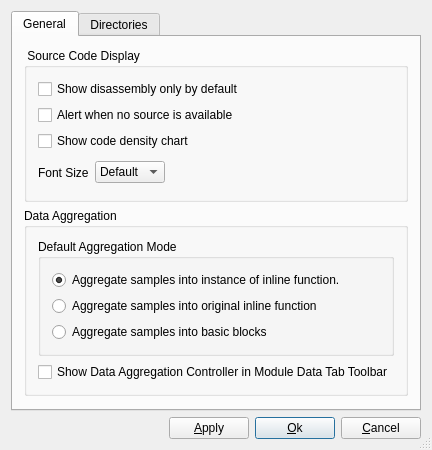
<?xml version="1.0" encoding="UTF-8"?>
<ui version="4.0">
 <class>IATuneOptionsDlg</class>
 <widget class="QDialog" name="IATuneOptionsDlg">
  <property name="geometry">
   <rect>
    <x>0</x>
    <y>0</y>
    <width>415</width>
    <height>429</height>
   </rect>
  </property>
  <property name="font">
   <font>
    <family>Arial</family>
   </font>
  </property>
  <property name="windowTitle">
   <string>CodeAnalyst Options</string>
  </property>
  <property name="sizeGripEnabled">
   <bool>true</bool>
  </property>
  <layout class="QGridLayout">
   <item row="1" column="0">
    <layout class="QHBoxLayout">
     <property name="spacing">
      <number>6</number>
     </property>
     <property name="margin">
      <number>0</number>
     </property>
     <item>
      <spacer name="Horizontal Spacing2">
       <property name="orientation">
        <enum>Qt::Horizontal</enum>
       </property>
       <property name="sizeType">
        <enum>QSizePolicy::Expanding</enum>
       </property>
       <property name="sizeHint" stdset="0">
        <size>
         <width>20</width>
         <height>20</height>
        </size>
       </property>
      </spacer>
     </item>
     <item>
      <widget class="QPushButton" name="buttonApply">
       <property name="text">
        <string>&amp;Apply</string>
       </property>
       <property name="autoDefault">
        <bool>true</bool>
       </property>
      </widget>
     </item>
     <item>
      <widget class="QPushButton" name="buttonOk">
       <property name="text">
        <string>&amp;Ok</string>
       </property>
       <property name="autoDefault">
        <bool>true</bool>
       </property>
       <property name="default">
        <bool>true</bool>
       </property>
      </widget>
     </item>
     <item>
      <widget class="QPushButton" name="buttonCancel">
       <property name="text">
        <string>&amp;Cancel</string>
       </property>
       <property name="autoDefault">
        <bool>true</bool>
       </property>
      </widget>
     </item>
    </layout>
   </item>
   <item row="0" column="0">
    <widget class="QTabWidget" name="tabWidget">
     <property name="font">
      <font>
       <family>Arial</family>
      </font>
     </property>
     <property name="tabShape">
      <enum>QTabWidget::Rounded</enum>
     </property>
     <widget class="QWidget" name="tab">
      <attribute name="title">
       <string>General</string>
      </attribute>
      <layout class="QGridLayout" name="gridLayout_2">
       <item row="0" column="0">
        <widget class="Q3GroupBox" name="GroupBox1_2">
         <property name="title">
          <string> Source Code Display </string>
         </property>
         <layout class="QGridLayout" name="gridLayout">
          <item row="0" column="0">
           <widget class="QCheckBox" name="m_bypass_src_code">
            <property name="text">
             <string>Show disassembly only by default</string>
            </property>
           </widget>
          </item>
          <item row="1" column="0">
           <widget class="QCheckBox" name="m_alert_no_src_avail">
            <property name="text">
             <string>Alert when no source is available</string>
            </property>
           </widget>
          </item>
          <item row="2" column="0">
           <widget class="QCheckBox" name="m_show_code_density">
            <property name="text">
             <string>Show code density chart</string>
            </property>
           </widget>
          </item>
          <item row="3" column="0">
           <layout class="QHBoxLayout" name="horizontalLayout">
            <item>
             <widget class="QLabel" name="textLabel1">
              <property name="text">
               <string>Font Size</string>
              </property>
              <property name="wordWrap">
               <bool>false</bool>
              </property>
             </widget>
            </item>
            <item>
             <widget class="QComboBox" name="m_font_size">
              <property name="currentIndex">
               <number>1</number>
              </property>
              <item>
               <property name="text">
                <string>Small</string>
               </property>
              </item>
              <item>
               <property name="text">
                <string>Default</string>
               </property>
              </item>
              <item>
               <property name="text">
                <string>Large</string>
               </property>
              </item>
             </widget>
            </item>
            <item>
             <spacer name="spacer2">
              <property name="orientation">
               <enum>Qt::Horizontal</enum>
              </property>
              <property name="sizeType">
               <enum>QSizePolicy::Expanding</enum>
              </property>
              <property name="sizeHint" stdset="0">
               <size>
                <width>191</width>
                <height>31</height>
               </size>
              </property>
             </spacer>
            </item>
           </layout>
          </item>
         </layout>
        </widget>
       </item>
       <item row="1" column="0">
        <widget class="Q3GroupBox" name="GroupBox1_2_2">
         <property name="title">
          <string>Data Aggregation</string>
         </property>
         <layout class="QGridLayout">
          <item row="0" column="0">
           <widget class="Q3ButtonGroup" name="buttonGroup1">
            <property name="title">
             <string>Default Aggregation Mode</string>
            </property>
            <layout class="QVBoxLayout">
             <item>
              <widget class="QRadioButton" name="m_pInlineInstance">
               <property name="text">
                <string>Aggregate samples into instance of inline function.</string>
               </property>
               <property name="checked">
                <bool>true</bool>
               </property>
              </widget>
             </item>
             <item>
              <widget class="QRadioButton" name="m_pInlineFunc">
               <property name="text">
                <string>Aggregate samples into original inline function</string>
               </property>
              </widget>
             </item>
             <item>
              <widget class="QRadioButton" name="m_pBasicBlock">
               <property name="text">
                <string>Aggregate samples into basic blocks</string>
               </property>
              </widget>
             </item>
            </layout>
           </widget>
          </item>
          <item row="1" column="0">
           <widget class="QCheckBox" name="m_pAggCtrlBox">
            <property name="text">
             <string>Show Data Aggregation Controller in Module Data Tab Toolbar</string>
            </property>
           </widget>
          </item>
         </layout>
        </widget>
       </item>
       <item row="2" column="0">
        <spacer name="spacer6">
         <property name="orientation">
          <enum>Qt::Vertical</enum>
         </property>
         <property name="sizeType">
          <enum>QSizePolicy::Expanding</enum>
         </property>
         <property name="sizeHint" stdset="0">
          <size>
           <width>31</width>
           <height>60</height>
          </size>
         </property>
        </spacer>
       </item>
      </layout>
     </widget>
     <widget class="QWidget" name="tab">
      <attribute name="title">
       <string>Directories</string>
      </attribute>
      <layout class="QGridLayout">
       <item row="0" column="0">
        <widget class="Q3GroupBox" name="GroupBox4">
         <property name="title">
          <string> Projects </string>
         </property>
         <layout class="QGridLayout">
          <item row="0" column="0">
           <layout class="QHBoxLayout">
            <item>
             <widget class="QLabel" name="TextLabel1_2">
              <property name="text">
               <string>Default Project Dir:</string>
              </property>
              <property name="wordWrap">
               <bool>false</bool>
              </property>
             </widget>
            </item>
            <item>
             <widget class="QLineEdit" name="m_default_project_dir"/>
            </item>
            <item>
             <widget class="QPushButton" name="m_browse_project_dir">
              <property name="maximumSize">
               <size>
                <width>50</width>
                <height>21</height>
               </size>
              </property>
              <property name="text">
               <string>Browse</string>
              </property>
             </widget>
            </item>
           </layout>
          </item>
         </layout>
        </widget>
       </item>
       <item row="2" column="0">
        <spacer name="spacer6_2_2">
         <property name="orientation">
          <enum>Qt::Vertical</enum>
         </property>
         <property name="sizeType">
          <enum>QSizePolicy::Expanding</enum>
         </property>
         <property name="sizeHint" stdset="0">
          <size>
           <width>51</width>
           <height>100</height>
          </size>
         </property>
        </spacer>
       </item>
       <item row="1" column="0">
        <widget class="Q3GroupBox" name="m_src_group">
         <property name="title">
          <string> Source File Search Paths </string>
         </property>
         <layout class="QGridLayout"/>
        </widget>
       </item>
      </layout>
     </widget>
    </widget>
   </item>
  </layout>
 </widget>
 <layoutdefault spacing="6" margin="11"/>
 <pixmapfunction>qPixmapFromMimeSource</pixmapfunction>
 <customwidgets>
  <customwidget>
   <class>Q3GroupBox</class>
   <extends>QGroupBox</extends>
   <header>Qt3Support/Q3GroupBox</header>
   <container>1</container>
  </customwidget>
  <customwidget>
   <class>Q3ButtonGroup</class>
   <extends>Q3GroupBox</extends>
   <header>Qt3Support/Q3ButtonGroup</header>
   <container>1</container>
  </customwidget>
 </customwidgets>
 <resources/>
 <connections>
  <connection>
   <sender>buttonCancel</sender>
   <signal>clicked()</signal>
   <receiver>IATuneOptionsDlg</receiver>
   <slot>reject()</slot>
   <hints>
    <hint type="sourcelabel">
     <x>20</x>
     <y>20</y>
    </hint>
    <hint type="destinationlabel">
     <x>20</x>
     <y>20</y>
    </hint>
   </hints>
  </connection>
  <connection>
   <sender>buttonApply</sender>
   <signal>clicked()</signal>
   <receiver>IATuneOptionsDlg</receiver>
   <slot>onApply()</slot>
   <hints>
    <hint type="sourcelabel">
     <x>20</x>
     <y>20</y>
    </hint>
    <hint type="destinationlabel">
     <x>20</x>
     <y>20</y>
    </hint>
   </hints>
  </connection>
  <connection>
   <sender>buttonOk</sender>
   <signal>clicked()</signal>
   <receiver>IATuneOptionsDlg</receiver>
   <slot>onOk()</slot>
   <hints>
    <hint type="sourcelabel">
     <x>20</x>
     <y>20</y>
    </hint>
    <hint type="destinationlabel">
     <x>20</x>
     <y>20</y>
    </hint>
   </hints>
  </connection>
  <connection>
   <sender>m_browse_project_dir</sender>
   <signal>clicked()</signal>
   <receiver>IATuneOptionsDlg</receiver>
   <slot>onProjectDirectoryBrowse()</slot>
   <hints>
    <hint type="sourcelabel">
     <x>20</x>
     <y>20</y>
    </hint>
    <hint type="destinationlabel">
     <x>20</x>
     <y>20</y>
    </hint>
   </hints>
  </connection>
 </connections>
</ui>
